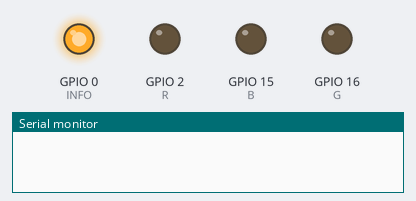
Bench run of a sketch on a simulated ESP8266 (NodeMCU). Shown: output pins drawn as LEDs (lit = HIGH), the last lines printed to the serial monitor. WiFi joins after 1.5 s; servers stay silent unless stated.

Above: at 0.2 s.
At 1.7 s:
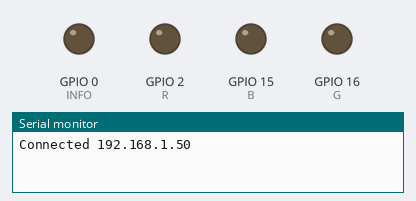
Timing chart, 0 to 3.2 s (numbered marks = the images above):
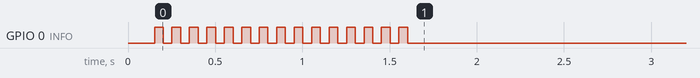

The sketch:

udp_example.ino
```cpp
// ESP8266 listen for UDP packets and based on "command" switch some red/green/blue LEDS on/off

#include <ESP8266WiFi.h>
#include <WiFiUdp.h>

const char* ssid     = "ERROR";
const char* password = "PASSWORD";

WiFiClient client;
WiFiUDP port;
char buffer[255];
int i = 0;

const int INFO = 0;
const int R = 2;
const int G = 16;
const int B = 15;

void setup() {
  pinMode(INFO, OUTPUT);
  pinMode(R, OUTPUT);
  pinMode(G, OUTPUT);
  pinMode(B, OUTPUT);
  Serial.begin(115200);
  delay(100);
  Serial.println();

  // connect to wifi and blink INFO led until connected
  WiFi.begin(ssid, password);
  while (WiFi.status() != WL_CONNECTED) {
    // While waiting for wifi blink to show progress....
    delay(50);
    digitalWrite(INFO, HIGH);
    delay(50);
    digitalWrite(INFO, LOW);
  }
  Serial.print("Connected ");
  Serial.println(WiFi.localIP());

  // start listening
  port.begin(9999);

  // turn off all LEDs
  digitalWrite(INFO, LOW);
  digitalWrite(R, LOW);
  digitalWrite(G, LOW);
  digitalWrite(B, LOW);
}

void parsePacket() {
  int packetSize = port.parsePacket();
  if (packetSize==0) return;

  int len = port.read(buffer, 255);
  if (len > 0) buffer[len] = 0;
  String cmd = String(buffer);

  if (cmd == "red") {
    digitalWrite(R, HIGH);
    digitalWrite(G, LOW);
    digitalWrite(B, LOW);
  } else if (cmd == "green") {
    digitalWrite(R, LOW);
    digitalWrite(G, HIGH);
    digitalWrite(B, LOW);
  } else if (cmd == "blue") {
    digitalWrite(R, LOW);
    digitalWrite(G, LOW);
    digitalWrite(B, HIGH);
  } else {
    Serial.print("UNKNOWN COMMAND [");
    Serial.print(cmd);
    Serial.println("]");
  }
}

void loop() {
  parsePacket();
  delay(500);
}
```
